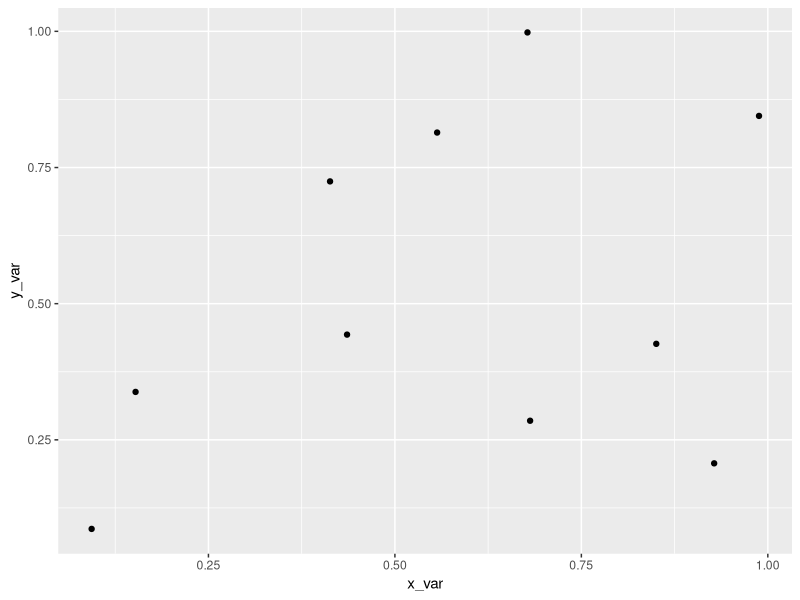

Write R code to recreate this figure.
# lists, matrices, and data frames
# frania darringer 1/29

# creating a mat from a vector
my_vec <- 1:12

# numbers by row
m <- matrix(data = my_vec, nrow = 4)
m

# numbers by column
m <- matrix(data = my_vec, ncol = 3, byrow = T)
m

# lists
my_list <- list(1:10, matrix(1:8, nrow = 4, byrow = T), letters[1:3], pi)
my_list

# indexing a list
my_list[1]
x <- my_list[[1]] # double brackets for object within list element
str(x)

# indexing into a matrix
my_list[[2]][1,1] # rows, columns

# naming lists
my_list2 <- list(tester = FALSE, little_m = matrix(1:9, nrow = 3))
my_list2

# named objects in lists
my_list2$little_m[2,3]

# looking at an empty place emptying
my_list2$little_m[,1]
my_list2$little_m[1]
my_list2$little_m[2] # no comma, treated as a vector

# unlist
unrolled <- unlist(my_list2) # flattened into named vector
unrolled[1]

# unpacking complex lists
library(ggplot2)

# creating random variables
y_var <- runif(10)
x_var <- runif(10)

# linear regression
my_model <- lm(y_var ~ x_var)
qplot(x=x_var, y=y_var)

print(my_model)

# explore structure
summary(my_model)
str(summary(my_model))
summary(my_model)$coefficients[1,1]
u <- unlist(summary(my_model))
u$coefficients2
u$coefficients8

# data frames
var_a <- 1:12
var_b <- rep(c("A", "B", "C"), 4)
var_c <- runif(12)

df <- data.frame(var_a, var_b, var_c)
str(df)
df$var_a[1]

# appending the data frame
new_data <- list(var_a = 13, var_b = "D", var_c = 0.77)
df2 <- rbind(df, new_data)
df2

head(df2)
tail(df2)
head(df2, 2)

View(df2) # makes it like an excel sheet

# using cbind
new_var <- rnorm(13)
df3 <- cbind(df2, new_var)
head(df3)

char_var <- rep("T", 13)
df3$charV <- char_var
